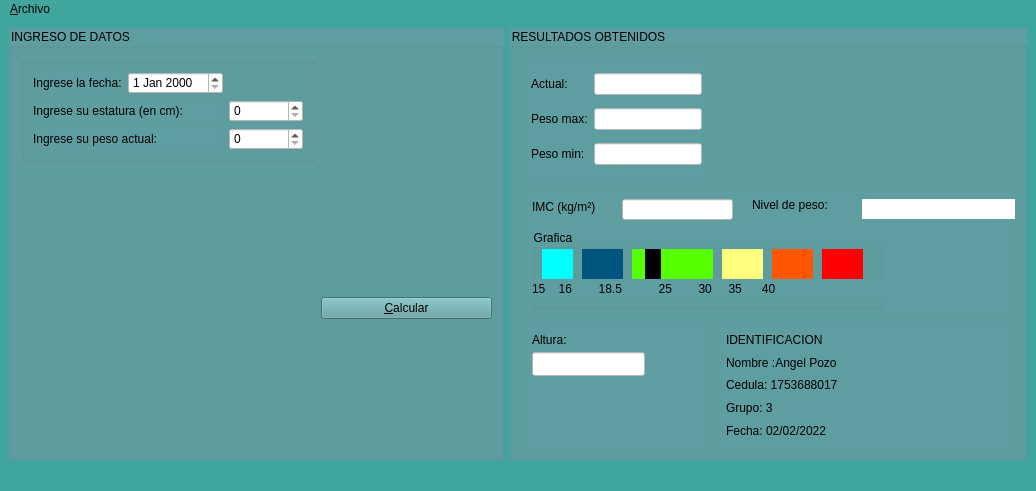
<?xml version="1.0" encoding="UTF-8"?>
<ui version="4.0">
 <class>IMC</class>
 <widget class="QMainWindow" name="IMC">
  <property name="geometry">
   <rect>
    <x>0</x>
    <y>0</y>
    <width>1036</width>
    <height>491</height>
   </rect>
  </property>
  <property name="windowTitle">
   <string>IMC</string>
  </property>
  <property name="windowIcon">
   <iconset resource="Resourse.qrc">
    <normaloff>:/imc.png</normaloff>:/imc.png</iconset>
  </property>
  <property name="styleSheet">
   <string notr="true">background-color: rgb(63, 165, 157);</string>
  </property>
  <widget class="QWidget" name="centralwidget">
   <layout class="QGridLayout" name="gridLayout">
    <item row="0" column="1">
     <widget class="QGroupBox" name="groupBox_2">
      <property name="styleSheet">
       <string notr="true">font: 75 8pt &quot;Verdana&quot;;
color: rgb(0, 0, 0);
background-color: rgb(95, 158, 160);</string>
      </property>
      <property name="title">
       <string>RESULTADOS OBTENIDOS</string>
      </property>
      <layout class="QGridLayout" name="gridLayout_6">
       <item row="1" column="0" colspan="2">
        <widget class="QWidget" name="widget_2" native="true">
         <widget class="QLabel" name="label_10">
          <property name="geometry">
           <rect>
            <x>10</x>
            <y>10</y>
            <width>91</width>
            <height>16</height>
           </rect>
          </property>
          <property name="text">
           <string>IMC (kg/m²)</string>
          </property>
         </widget>
         <widget class="QLineEdit" name="outIMC">
          <property name="geometry">
           <rect>
            <x>100</x>
            <y>10</y>
            <width>111</width>
            <height>21</height>
           </rect>
          </property>
          <property name="styleSheet">
           <string notr="true">background-color: rgb(255, 255, 255);</string>
          </property>
          <property name="readOnly">
           <bool>true</bool>
          </property>
         </widget>
         <widget class="QGroupBox" name="groupBox_4">
          <property name="geometry">
           <rect>
            <x>10</x>
            <y>40</y>
            <width>351</width>
            <height>80</height>
           </rect>
          </property>
          <property name="title">
           <string>Grafica</string>
          </property>
          <widget class="QWidget" name="widget_4" native="true">
           <property name="geometry">
            <rect>
             <x>10</x>
             <y>20</y>
             <width>31</width>
             <height>31</height>
            </rect>
           </property>
           <property name="styleSheet">
            <string notr="true">background-color: rgb(0, 255, 255);</string>
           </property>
          </widget>
          <widget class="QWidget" name="widget_5" native="true">
           <property name="geometry">
            <rect>
             <x>100</x>
             <y>20</y>
             <width>81</width>
             <height>31</height>
            </rect>
           </property>
           <property name="styleSheet">
            <string notr="true">background-color: rgb(85, 255, 0);</string>
           </property>
           <widget class="Line" name="outLinea">
            <property name="geometry">
             <rect>
              <x>13</x>
              <y>-20</y>
              <width>16</width>
              <height>61</height>
             </rect>
            </property>
            <property name="maximumSize">
             <size>
              <width>100</width>
              <height>16777215</height>
             </size>
            </property>
            <property name="styleSheet">
             <string notr="true">background-color: rgb(0, 0, 0);</string>
            </property>
            <property name="orientation">
             <enum>Qt::Vertical</enum>
            </property>
           </widget>
          </widget>
          <widget class="QWidget" name="widget_6" native="true">
           <property name="geometry">
            <rect>
             <x>240</x>
             <y>20</y>
             <width>41</width>
             <height>31</height>
            </rect>
           </property>
           <property name="styleSheet">
            <string notr="true">background-color: rgb(255, 85, 0);</string>
           </property>
          </widget>
          <widget class="QWidget" name="widget_7" native="true">
           <property name="geometry">
            <rect>
             <x>290</x>
             <y>20</y>
             <width>41</width>
             <height>31</height>
            </rect>
           </property>
           <property name="styleSheet">
            <string notr="true">background-color: rgb(255, 0, 0);</string>
           </property>
          </widget>
          <widget class="QWidget" name="widget_8" native="true">
           <property name="geometry">
            <rect>
             <x>190</x>
             <y>20</y>
             <width>41</width>
             <height>31</height>
            </rect>
           </property>
           <property name="styleSheet">
            <string notr="true">background-color: rgb(255, 255, 127);</string>
           </property>
          </widget>
          <widget class="QWidget" name="widget_9" native="true">
           <property name="geometry">
            <rect>
             <x>50</x>
             <y>20</y>
             <width>41</width>
             <height>31</height>
            </rect>
           </property>
           <property name="styleSheet">
            <string notr="true">background-color: rgb(0, 85, 127);</string>
           </property>
          </widget>
          <widget class="QLabel" name="label_4">
           <property name="geometry">
            <rect>
             <x>0</x>
             <y>50</y>
             <width>351</width>
             <height>20</height>
            </rect>
           </property>
           <property name="text">
            <string>15    16        18.5           25        30     35      40</string>
           </property>
          </widget>
         </widget>
         <widget class="QLabel" name="label_5">
          <property name="geometry">
           <rect>
            <x>230</x>
            <y>0</y>
            <width>211</width>
            <height>31</height>
           </rect>
          </property>
          <property name="text">
           <string>Nivel de peso:</string>
          </property>
         </widget>
         <widget class="QLabel" name="outimc">
          <property name="geometry">
           <rect>
            <x>340</x>
            <y>10</y>
            <width>171</width>
            <height>20</height>
           </rect>
          </property>
          <property name="styleSheet">
           <string notr="true">background-color: rgb(255, 255, 255);
color: rgb(0, 0, 0);</string>
          </property>
          <property name="text">
           <string/>
          </property>
         </widget>
        </widget>
       </item>
       <item row="2" column="0">
        <widget class="QWidget" name="widget_3" native="true">
         <widget class="QLabel" name="label_11">
          <property name="geometry">
           <rect>
            <x>10</x>
            <y>10</y>
            <width>55</width>
            <height>16</height>
           </rect>
          </property>
          <property name="text">
           <string>Altura:</string>
          </property>
         </widget>
         <widget class="QLineEdit" name="outAltura">
          <property name="geometry">
           <rect>
            <x>10</x>
            <y>30</y>
            <width>113</width>
            <height>24</height>
           </rect>
          </property>
          <property name="styleSheet">
           <string notr="true">background-color: rgb(255, 255, 255);</string>
          </property>
         </widget>
        </widget>
       </item>
       <item row="0" column="1">
        <spacer name="horizontalSpacer_2">
         <property name="orientation">
          <enum>Qt::Horizontal</enum>
         </property>
         <property name="sizeHint" stdset="0">
          <size>
           <width>298</width>
           <height>20</height>
          </size>
         </property>
        </spacer>
       </item>
       <item row="0" column="0">
        <widget class="QWidget" name="widget" native="true">
         <layout class="QGridLayout" name="gridLayout_4">
          <item row="2" column="1">
           <widget class="QLineEdit" name="outMin">
            <property name="styleSheet">
             <string notr="true">background-color: rgb(255, 255, 255);</string>
            </property>
            <property name="readOnly">
             <bool>true</bool>
            </property>
           </widget>
          </item>
          <item row="0" column="0">
           <widget class="QLabel" name="label_7">
            <property name="styleSheet">
             <string notr="true">font: 8pt &quot;Verdana&quot;;</string>
            </property>
            <property name="text">
             <string>Actual:</string>
            </property>
           </widget>
          </item>
          <item row="1" column="1">
           <widget class="QLineEdit" name="outMax">
            <property name="styleSheet">
             <string notr="true">background-color: rgb(255, 255, 255);</string>
            </property>
            <property name="readOnly">
             <bool>true</bool>
            </property>
           </widget>
          </item>
          <item row="2" column="0">
           <widget class="QLabel" name="label_9">
            <property name="text">
             <string>Peso min:</string>
            </property>
           </widget>
          </item>
          <item row="1" column="0">
           <widget class="QLabel" name="label_8">
            <property name="text">
             <string>Peso max:</string>
            </property>
           </widget>
          </item>
          <item row="0" column="1">
           <widget class="QLineEdit" name="outActual">
            <property name="styleSheet">
             <string notr="true">background-color: rgb(255, 255, 255);</string>
            </property>
            <property name="readOnly">
             <bool>true</bool>
            </property>
           </widget>
          </item>
         </layout>
        </widget>
       </item>
       <item row="2" column="1">
        <widget class="QWidget" name="widget_10" native="true">
         <property name="styleSheet">
          <string notr="true">font: 8pt &quot;Verdana&quot;;
color: rgb(0, 0, 0);</string>
         </property>
         <layout class="QGridLayout" name="gridLayout_3">
          <item row="0" column="0">
           <widget class="QLabel" name="label_6">
            <property name="text">
             <string>IDENTIFICACION</string>
            </property>
           </widget>
          </item>
          <item row="1" column="0">
           <widget class="QLabel" name="label_12">
            <property name="text">
             <string>Nombre :Angel Pozo</string>
            </property>
           </widget>
          </item>
          <item row="2" column="0">
           <widget class="QLabel" name="label_13">
            <property name="text">
             <string>Cedula: 1753688017</string>
            </property>
           </widget>
          </item>
          <item row="3" column="0">
           <widget class="QLabel" name="label_14">
            <property name="text">
             <string>Grupo: 3 </string>
            </property>
           </widget>
          </item>
          <item row="4" column="0">
           <widget class="QLabel" name="label_15">
            <property name="text">
             <string>Fecha: 02/02/2022</string>
            </property>
           </widget>
          </item>
         </layout>
        </widget>
       </item>
      </layout>
     </widget>
    </item>
    <item row="0" column="0">
     <widget class="QGroupBox" name="groupBox">
      <property name="styleSheet">
       <string notr="true">font: 75 8pt &quot;Verdana&quot;;
color: rgb(0, 0, 0);
background-color: rgb(95, 158, 160);</string>
      </property>
      <property name="title">
       <string>INGRESO DE DATOS</string>
      </property>
      <layout class="QGridLayout" name="gridLayout_5">
       <item row="0" column="0" rowspan="2" colspan="3">
        <widget class="QGroupBox" name="groupBox_3">
         <property name="title">
          <string/>
         </property>
         <layout class="QGridLayout" name="gridLayout_2">
          <item row="3" column="0" colspan="2">
           <widget class="QLabel" name="label_3">
            <property name="styleSheet">
             <string notr="true">font: 8pt &quot;Verdana&quot;;</string>
            </property>
            <property name="text">
             <string>Ingrese su peso actual:</string>
            </property>
           </widget>
          </item>
          <item row="3" column="2">
           <widget class="QSpinBox" name="inPeso">
            <property name="styleSheet">
             <string notr="true">background-color: rgb(255, 255, 255);</string>
            </property>
            <property name="maximum">
             <number>100</number>
            </property>
           </widget>
          </item>
          <item row="2" column="0" colspan="2">
           <widget class="QLabel" name="label_2">
            <property name="styleSheet">
             <string notr="true">font: 8pt &quot;Verdana&quot;;</string>
            </property>
            <property name="text">
             <string>Ingrese su estatura (en cm):</string>
            </property>
           </widget>
          </item>
          <item row="0" column="0">
           <widget class="QLabel" name="label">
            <property name="styleSheet">
             <string notr="true">font: 8pt &quot;Verdana&quot;;</string>
            </property>
            <property name="text">
             <string>Ingrese la fecha:</string>
            </property>
           </widget>
          </item>
          <item row="2" column="2">
           <widget class="QSpinBox" name="inAltura">
            <property name="styleSheet">
             <string notr="true">background-color: rgb(255, 255, 255);</string>
            </property>
            <property name="maximum">
             <number>210</number>
            </property>
           </widget>
          </item>
          <item row="0" column="1">
           <widget class="QDateEdit" name="dateEdit">
            <property name="styleSheet">
             <string notr="true">font: 8pt &quot;Verdana&quot;;
color: rgb(0, 0, 0);
background-color: rgb(255, 255, 255);</string>
            </property>
           </widget>
          </item>
         </layout>
        </widget>
       </item>
       <item row="2" column="0">
        <spacer name="verticalSpacer">
         <property name="orientation">
          <enum>Qt::Vertical</enum>
         </property>
         <property name="sizeHint" stdset="0">
          <size>
           <width>20</width>
           <height>245</height>
          </size>
         </property>
        </spacer>
       </item>
       <item row="2" column="1" colspan="2">
        <spacer name="horizontalSpacer_3">
         <property name="orientation">
          <enum>Qt::Horizontal</enum>
         </property>
         <property name="sizeHint" stdset="0">
          <size>
           <width>201</width>
           <height>245</height>
          </size>
         </property>
        </spacer>
       </item>
       <item row="2" column="3">
        <widget class="QPushButton" name="btnCalcular">
         <property name="styleSheet">
          <string notr="true">font: 75 8pt &quot;Verdana&quot;;</string>
         </property>
         <property name="text">
          <string>&amp;Calcular</string>
         </property>
        </widget>
       </item>
       <item row="1" column="3">
        <spacer name="horizontalSpacer">
         <property name="orientation">
          <enum>Qt::Horizontal</enum>
         </property>
         <property name="sizeHint" stdset="0">
          <size>
           <width>98</width>
           <height>52</height>
          </size>
         </property>
        </spacer>
       </item>
      </layout>
     </widget>
    </item>
   </layout>
  </widget>
  <widget class="QMenuBar" name="menubar">
   <property name="geometry">
    <rect>
     <x>0</x>
     <y>0</y>
     <width>1036</width>
     <height>25</height>
    </rect>
   </property>
   <widget class="QMenu" name="menu_Archivo">
    <property name="title">
     <string>&amp;Archivo</string>
    </property>
    <addaction name="action_Nuevo"/>
    <addaction name="action_Abrir"/>
    <addaction name="action_Guardar"/>
    <addaction name="action_Calcular"/>
    <addaction name="action_Salir"/>
   </widget>
   <addaction name="menu_Archivo"/>
  </widget>
  <widget class="QStatusBar" name="statusbar"/>
  <action name="action_Nuevo">
   <property name="text">
    <string>&amp;Nuevo</string>
   </property>
   <property name="shortcut">
    <string>Ctrl+N</string>
   </property>
  </action>
  <action name="action_Abrir">
   <property name="text">
    <string>&amp;Abrir</string>
   </property>
   <property name="shortcut">
    <string>Ctrl+O</string>
   </property>
  </action>
  <action name="action_Guardar">
   <property name="text">
    <string>&amp;Guardar</string>
   </property>
   <property name="shortcut">
    <string>Ctrl+S</string>
   </property>
  </action>
  <action name="action_Calcular">
   <property name="text">
    <string>&amp;Calcular</string>
   </property>
   <property name="shortcut">
    <string>F1</string>
   </property>
  </action>
  <action name="action_Salir">
   <property name="text">
    <string>&amp;Salir</string>
   </property>
   <property name="shortcut">
    <string>Ctrl+Q</string>
   </property>
  </action>
 </widget>
 <resources>
  <include location="Resourse.qrc"/>
 </resources>
 <connections/>
</ui>
